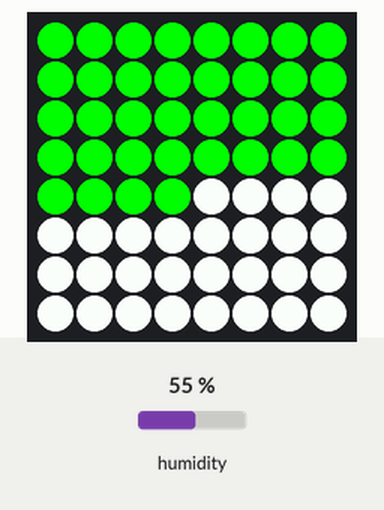
Recording of a program running on a simulated Raspberry Pi (BCM pin numbers) with a Sense HAT. On the bench: the Sense HAT's 8×8 RGB LED matrix. The test bench sets the inputs (shaded band); at power-on: humidity 55 %. What the program prints to the terminal is not drawn.

Above: at 1.2 s.
1.3 s: humidity set to 22 %
At 1.9 s:
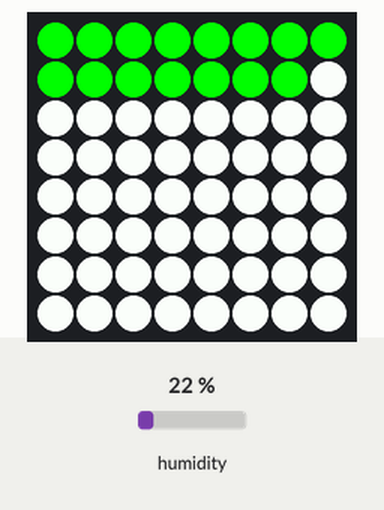
2.8 s: humidity set to 88 %
At 3.1 s:
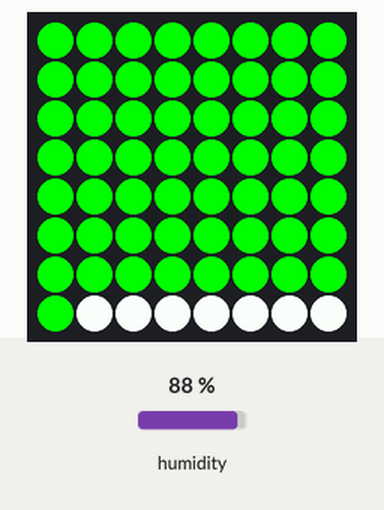
4.3 s: humidity set to 40 %
At 5.4 s:
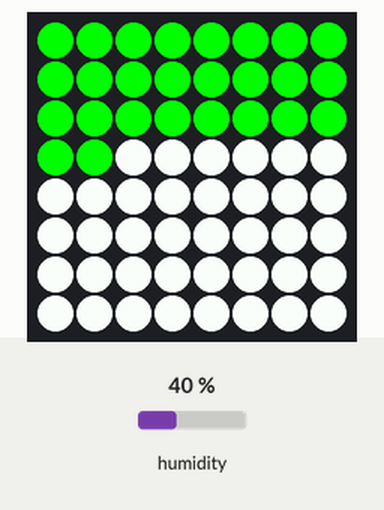
Timing chart, 0 to 7.2 s (numbered marks = the images above; inputs shaded):
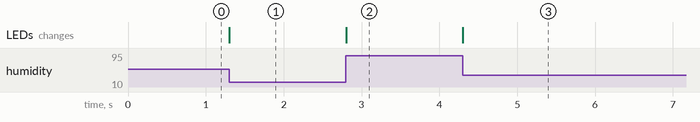

The program:

humidity.py
```python
from sense_hat import SenseHat
sense = SenseHat()

green = (0, 255, 0)
white = (255, 255, 255)

keep_looping = True

while keep_looping:
    try:
        hum = sense.humidity
        print("Hum %: {}".format(hum))
        hum_value = 64 * hum / 100
        pixels = [green if i < hum_value else white for i in range(64)]
        sense.set_pixels(pixels)
    except KeyboardInterrupt:
        keep_looping = False
        sense.show_message("Bye!")

sense.clear()
print("Bye!")
```

Measured:
- after the input at 1.3 s, the LEDs: change at once (image 1)
- after the input at 2.8 s, the LEDs: change at once (image 2)
- after the input at 4.3 s, the LEDs: change at once (image 3)
